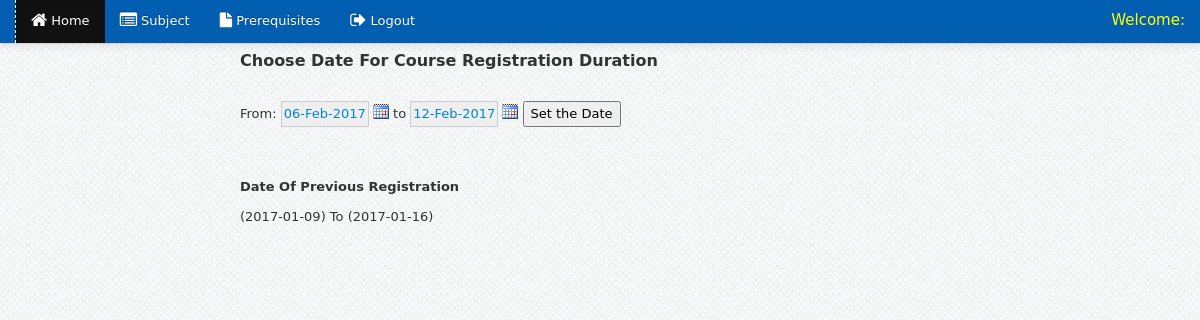
/registrar/date.php (signed in), run on an earlier commit of the app's database.
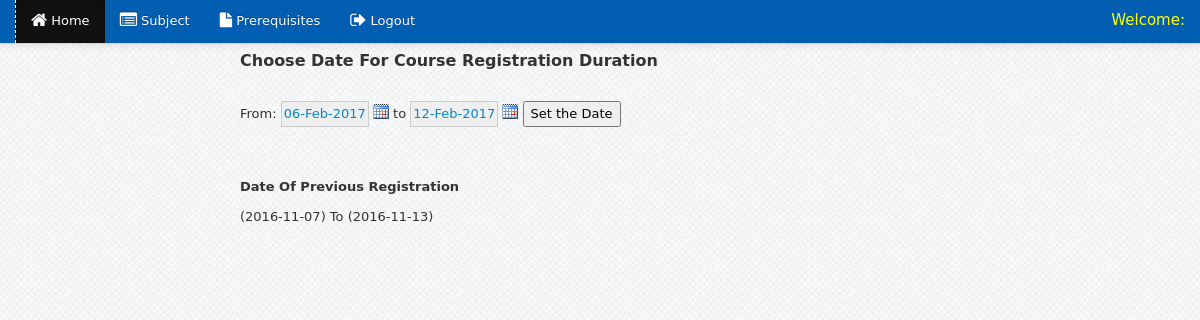
And on a later commit of the database.
### tables this page shows
CREATE TABLE `date` (
  `to` varchar(111) NOT NULL,
  `from` varchar(111) NOT NULL
);

### registrar/date.php (the view, shortened to what this page needs)
<?php include('header.php'); ?>
<?php include('navbar_dasboard.php'); ?>
<?php
require_once('calendar/classes/tc_calendar.php');
?>
<!DOCTYPE HTML PUBLIC "-//W3C//DTD HTML 4.01 Transitional//EN" "http://www.w3.org/TR/html4/loose.dtd">
<html>
<head>
<link href="calendar/calendar.css" rel="stylesheet" type="text/css" />
</head>
<body>
<div class="container">
		<div class="margin-top">
			<div class="row">
				<div class="span12">
				</div>
				<div class="span2">
				</div>
				<div class="span10">
                                  <form name="form1" method="post" action="">
  <ul>
  <p class="largetxt" style="font-size:16px"><b>Choose Date For Course Registration Duration</b></p>
  From:
  to
  <input type="button" name="button2" id="button2" value="Set the Date" onClick="trackIt(this.form.date3.value,this.form.date4.value);">
</br></br></br><p class="largetxt" style="background-color:#FF0000"><b><marquee behavior="slide">Date Of Previous Registration</marquee></b></p>
<?php
$uery = mysql_query("SELECT `to`, `from` FROM `date`") or die(mysql_error());
$row = mysql_fetch_array($uery);
 echo "(".$row['from'].")    ";
 echo "        To      ";
 echo "      (".$row['to'].")";
 ?>
</ul>
</form>
				</div>
			</div>
		</div>
    </div>
</body>
</html>

What changed in the data, as far as the page shows it:
removed date: from "2017-01-09", to "2017-01-16"
added date: from "2016-11-07", to "2016-11-13"
